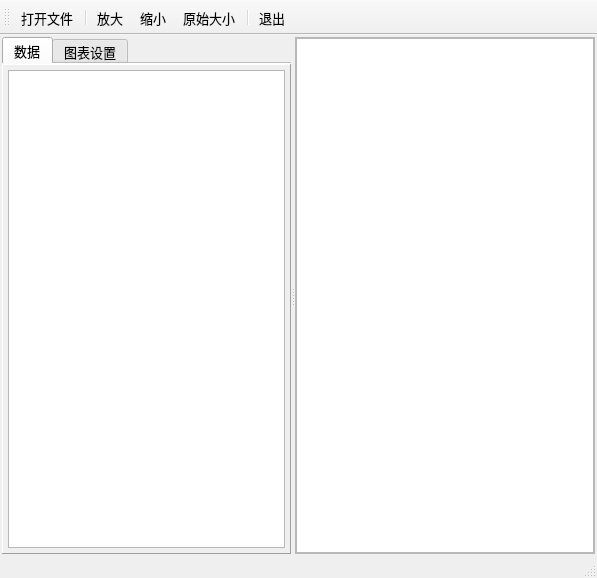
<?xml version="1.0" encoding="UTF-8"?>
<ui version="4.0">
 <class>MainWindow</class>
 <widget class="QMainWindow" name="MainWindow">
  <property name="geometry">
   <rect>
    <x>0</x>
    <y>0</y>
    <width>595</width>
    <height>506</height>
   </rect>
  </property>
  <property name="font">
   <font>
    <pointsize>10</pointsize>
   </font>
  </property>
  <property name="windowTitle">
   <string>蜡烛图，时间日期坐标轴</string>
  </property>
  <widget class="QWidget" name="centralWidget">
   <layout class="QVBoxLayout" name="verticalLayout_6">
    <property name="leftMargin">
     <number>2</number>
    </property>
    <property name="topMargin">
     <number>2</number>
    </property>
    <property name="rightMargin">
     <number>2</number>
    </property>
    <property name="bottomMargin">
     <number>2</number>
    </property>
    <item>
     <widget class="QSplitter" name="splitter">
      <property name="orientation">
       <enum>Qt::Horizontal</enum>
      </property>
      <widget class="QTabWidget" name="tabWidget">
       <property name="currentIndex">
        <number>0</number>
       </property>
       <property name="documentMode">
        <bool>true</bool>
       </property>
       <widget class="QWidget" name="tab_Data">
        <attribute name="title">
         <string>数据</string>
        </attribute>
        <layout class="QVBoxLayout" name="verticalLayout_3">
         <property name="leftMargin">
          <number>0</number>
         </property>
         <property name="topMargin">
          <number>0</number>
         </property>
         <property name="rightMargin">
          <number>0</number>
         </property>
         <property name="bottomMargin">
          <number>0</number>
         </property>
         <item>
          <widget class="QFrame" name="frame">
           <property name="frameShape">
            <enum>QFrame::Panel</enum>
           </property>
           <property name="frameShadow">
            <enum>QFrame::Raised</enum>
           </property>
           <layout class="QVBoxLayout" name="verticalLayout">
            <property name="leftMargin">
             <number>5</number>
            </property>
            <property name="topMargin">
             <number>5</number>
            </property>
            <property name="rightMargin">
             <number>5</number>
            </property>
            <property name="bottomMargin">
             <number>5</number>
            </property>
            <item>
             <widget class="QTableView" name="tableView">
              <property name="alternatingRowColors">
               <bool>true</bool>
              </property>
              <attribute name="horizontalHeaderDefaultSectionSize">
               <number>50</number>
              </attribute>
              <attribute name="verticalHeaderDefaultSectionSize">
               <number>24</number>
              </attribute>
             </widget>
            </item>
           </layout>
          </widget>
         </item>
        </layout>
       </widget>
       <widget class="QWidget" name="tab_Setup">
        <property name="enabled">
         <bool>false</bool>
        </property>
        <attribute name="title">
         <string>图表设置</string>
        </attribute>
        <layout class="QVBoxLayout" name="verticalLayout_2">
         <property name="leftMargin">
          <number>0</number>
         </property>
         <property name="topMargin">
          <number>0</number>
         </property>
         <property name="rightMargin">
          <number>0</number>
         </property>
         <property name="bottomMargin">
          <number>0</number>
         </property>
         <item>
          <widget class="QFrame" name="frameData">
           <property name="frameShape">
            <enum>QFrame::Panel</enum>
           </property>
           <property name="frameShadow">
            <enum>QFrame::Raised</enum>
           </property>
           <layout class="QVBoxLayout" name="verticalLayout_5">
            <item>
             <widget class="QGroupBox" name="groupBox">
              <property name="title">
               <string>图表</string>
              </property>
              <layout class="QGridLayout" name="gridLayout_2">
               <property name="verticalSpacing">
                <number>10</number>
               </property>
               <item row="0" column="0">
                <widget class="QLabel" name="label">
                 <property name="text">
                  <string>图表主题</string>
                 </property>
                 <property name="alignment">
                  <set>Qt::AlignCenter</set>
                 </property>
                </widget>
               </item>
               <item row="0" column="1">
                <widget class="QComboBox" name="comboTheme">
                 <property name="minimumSize">
                  <size>
                   <width>120</width>
                   <height>0</height>
                  </size>
                 </property>
                 <item>
                  <property name="text">
                   <string>Light</string>
                  </property>
                 </item>
                 <item>
                  <property name="text">
                   <string>BlueCerulean</string>
                  </property>
                 </item>
                 <item>
                  <property name="text">
                   <string>Dark</string>
                  </property>
                 </item>
                 <item>
                  <property name="text">
                   <string>BrownSand</string>
                  </property>
                 </item>
                 <item>
                  <property name="text">
                   <string>BlueNcs</string>
                  </property>
                 </item>
                 <item>
                  <property name="text">
                   <string>HighContrast</string>
                  </property>
                 </item>
                 <item>
                  <property name="text">
                   <string>BlueIcy</string>
                  </property>
                 </item>
                 <item>
                  <property name="text">
                   <string>Qt</string>
                  </property>
                 </item>
                </widget>
               </item>
               <item row="1" column="1">
                <widget class="QCheckBox" name="chkBox_Legend">
                 <property name="text">
                  <string>显示图例</string>
                 </property>
                 <property name="checked">
                  <bool>true</bool>
                 </property>
                </widget>
               </item>
              </layout>
             </widget>
            </item>
            <item>
             <widget class="QGroupBox" name="groupBox_2">
              <property name="title">
               <string>蜡烛图</string>
              </property>
              <layout class="QVBoxLayout" name="verticalLayout_7">
               <item>
                <widget class="QCheckBox" name="chkBox_Caps">
                 <property name="text">
                  <string>capsVisible</string>
                 </property>
                </widget>
               </item>
               <item>
                <widget class="QCheckBox" name="chkBox_Outline">
                 <property name="text">
                  <string>bodyOutlineVisible</string>
                 </property>
                </widget>
               </item>
              </layout>
             </widget>
            </item>
            <item>
             <widget class="QGroupBox" name="groupBox_3">
              <property name="title">
               <string>Y轴--QValueAxis</string>
              </property>
              <layout class="QGridLayout" name="gridLayout_3">
               <property name="verticalSpacing">
                <number>10</number>
               </property>
               <item row="0" column="0">
                <widget class="QLabel" name="label_5">
                 <property name="text">
                  <string>最小值</string>
                 </property>
                 <property name="alignment">
                  <set>Qt::AlignCenter</set>
                 </property>
                </widget>
               </item>
               <item row="0" column="1">
                <widget class="QDoubleSpinBox" name="spinY_Min">
                 <property name="maximum">
                  <double>1000000.000000000000000</double>
                 </property>
                </widget>
               </item>
               <item row="0" column="2">
                <widget class="QPushButton" name="btnY_SetRange">
                 <property name="text">
                  <string>设置范围</string>
                 </property>
                </widget>
               </item>
               <item row="1" column="0">
                <widget class="QLabel" name="label_6">
                 <property name="text">
                  <string>最大值</string>
                 </property>
                 <property name="alignment">
                  <set>Qt::AlignCenter</set>
                 </property>
                </widget>
               </item>
               <item row="1" column="1">
                <widget class="QDoubleSpinBox" name="spinY_Max">
                 <property name="maximum">
                  <double>1000000.000000000000000</double>
                 </property>
                 <property name="value">
                  <double>20.000000000000000</double>
                 </property>
                </widget>
               </item>
               <item row="2" column="0">
                <widget class="QLabel" name="label_3">
                 <property name="text">
                  <string>分度个数</string>
                 </property>
                 <property name="alignment">
                  <set>Qt::AlignCenter</set>
                 </property>
                </widget>
               </item>
               <item row="2" column="1">
                <widget class="QSpinBox" name="spinY_Ticks">
                 <property name="minimum">
                  <number>3</number>
                 </property>
                 <property name="maximum">
                  <number>1000</number>
                 </property>
                 <property name="value">
                  <number>5</number>
                 </property>
                 <property name="displayIntegerBase">
                  <number>10</number>
                 </property>
                </widget>
               </item>
              </layout>
             </widget>
            </item>
            <item>
             <widget class="QGroupBox" name="groupBox_4">
              <property name="title">
               <string>X轴--QDateTimeAxis</string>
              </property>
              <layout class="QGridLayout" name="gridLayout">
               <property name="verticalSpacing">
                <number>10</number>
               </property>
               <item row="0" column="0">
                <widget class="QLabel" name="label_4">
                 <property name="text">
                  <string>分度个数</string>
                 </property>
                 <property name="alignment">
                  <set>Qt::AlignCenter</set>
                 </property>
                </widget>
               </item>
               <item row="1" column="1">
                <widget class="QComboBox" name="comboDateFormat">
                 <property name="editable">
                  <bool>true</bool>
                 </property>
                 <item>
                  <property name="text">
                   <string>MM-dd</string>
                  </property>
                 </item>
                 <item>
                  <property name="text">
                   <string>M-d</string>
                  </property>
                 </item>
                 <item>
                  <property name="text">
                   <string>M月d日</string>
                  </property>
                 </item>
                 <item>
                  <property name="text">
                   <string>yyyy-MM-dd</string>
                  </property>
                 </item>
                </widget>
               </item>
               <item row="1" column="0">
                <widget class="QLabel" name="label_7">
                 <property name="text">
                  <string>日期格式</string>
                 </property>
                 <property name="alignment">
                  <set>Qt::AlignCenter</set>
                 </property>
                </widget>
               </item>
               <item row="0" column="1">
                <widget class="QSpinBox" name="btnX_Ticks">
                 <property name="minimum">
                  <number>3</number>
                 </property>
                 <property name="maximum">
                  <number>1000</number>
                 </property>
                 <property name="value">
                  <number>10</number>
                 </property>
                 <property name="displayIntegerBase">
                  <number>10</number>
                 </property>
                </widget>
               </item>
              </layout>
             </widget>
            </item>
            <item>
             <spacer name="verticalSpacer">
              <property name="orientation">
               <enum>Qt::Vertical</enum>
              </property>
              <property name="sizeHint" stdset="0">
               <size>
                <width>20</width>
                <height>40</height>
               </size>
              </property>
             </spacer>
            </item>
           </layout>
          </widget>
         </item>
        </layout>
       </widget>
      </widget>
      <widget class="QFrame" name="frame_chart">
       <property name="minimumSize">
        <size>
         <width>300</width>
         <height>0</height>
        </size>
       </property>
       <property name="frameShape">
        <enum>QFrame::StyledPanel</enum>
       </property>
       <property name="frameShadow">
        <enum>QFrame::Raised</enum>
       </property>
       <layout class="QVBoxLayout" name="verticalLayout_4">
        <property name="leftMargin">
         <number>0</number>
        </property>
        <property name="topMargin">
         <number>0</number>
        </property>
        <property name="rightMargin">
         <number>0</number>
        </property>
        <property name="bottomMargin">
         <number>0</number>
        </property>
        <item>
         <widget class="QmyChartView" name="chartView"/>
        </item>
       </layout>
      </widget>
     </widget>
    </item>
   </layout>
  </widget>
  <widget class="QMenuBar" name="menuBar">
   <property name="geometry">
    <rect>
     <x>0</x>
     <y>0</y>
     <width>595</width>
     <height>23</height>
    </rect>
   </property>
  </widget>
  <widget class="QToolBar" name="mainToolBar">
   <property name="toolButtonStyle">
    <enum>Qt::ToolButtonTextBesideIcon</enum>
   </property>
   <attribute name="toolBarArea">
    <enum>TopToolBarArea</enum>
   </attribute>
   <attribute name="toolBarBreak">
    <bool>false</bool>
   </attribute>
   <addaction name="actOpen"/>
   <addaction name="separator"/>
   <addaction name="actZoomIn"/>
   <addaction name="actZoomOut"/>
   <addaction name="actZoomReset"/>
   <addaction name="separator"/>
   <addaction name="actQuit"/>
  </widget>
  <widget class="QStatusBar" name="statusBar"/>
  <action name="actZoomReset">
   <property name="icon">
    <iconset resource="res.qrc">
     <normaloff>:/images/images/414.bmp</normaloff>:/images/images/414.bmp</iconset>
   </property>
   <property name="text">
    <string>原始大小</string>
   </property>
   <property name="toolTip">
    <string>原始大小</string>
   </property>
  </action>
  <action name="actQuit">
   <property name="icon">
    <iconset resource="res.qrc">
     <normaloff>:/images/images/132.bmp</normaloff>:/images/images/132.bmp</iconset>
   </property>
   <property name="text">
    <string>退出</string>
   </property>
   <property name="toolTip">
    <string>退出</string>
   </property>
  </action>
  <action name="actZoomIn">
   <property name="icon">
    <iconset resource="res.qrc">
     <normaloff>:/images/images/418.bmp</normaloff>:/images/images/418.bmp</iconset>
   </property>
   <property name="text">
    <string>放大</string>
   </property>
   <property name="toolTip">
    <string>放大</string>
   </property>
  </action>
  <action name="actZoomOut">
   <property name="icon">
    <iconset resource="res.qrc">
     <normaloff>:/images/images/416.bmp</normaloff>:/images/images/416.bmp</iconset>
   </property>
   <property name="text">
    <string>缩小</string>
   </property>
   <property name="toolTip">
    <string>缩小</string>
   </property>
  </action>
  <action name="actOpen">
   <property name="icon">
    <iconset resource="res.qrc">
     <normaloff>:/images/images/001.GIF</normaloff>:/images/images/001.GIF</iconset>
   </property>
   <property name="text">
    <string>打开文件</string>
   </property>
   <property name="toolTip">
    <string>打开数据文件</string>
   </property>
  </action>
 </widget>
 <layoutdefault spacing="6" margin="11"/>
 <customwidgets>
  <customwidget>
   <class>QmyChartView</class>
   <extends>QGraphicsView</extends>
   <header>myChartView</header>
  </customwidget>
 </customwidgets>
 <resources>
  <include location="res.qrc"/>
 </resources>
 <connections>
  <connection>
   <sender>actQuit</sender>
   <signal>triggered()</signal>
   <receiver>MainWindow</receiver>
   <slot>close()</slot>
   <hints>
    <hint type="sourcelabel">
     <x>-1</x>
     <y>-1</y>
    </hint>
    <hint type="destinationlabel">
     <x>339</x>
     <y>206</y>
    </hint>
   </hints>
  </connection>
 </connections>
</ui>
